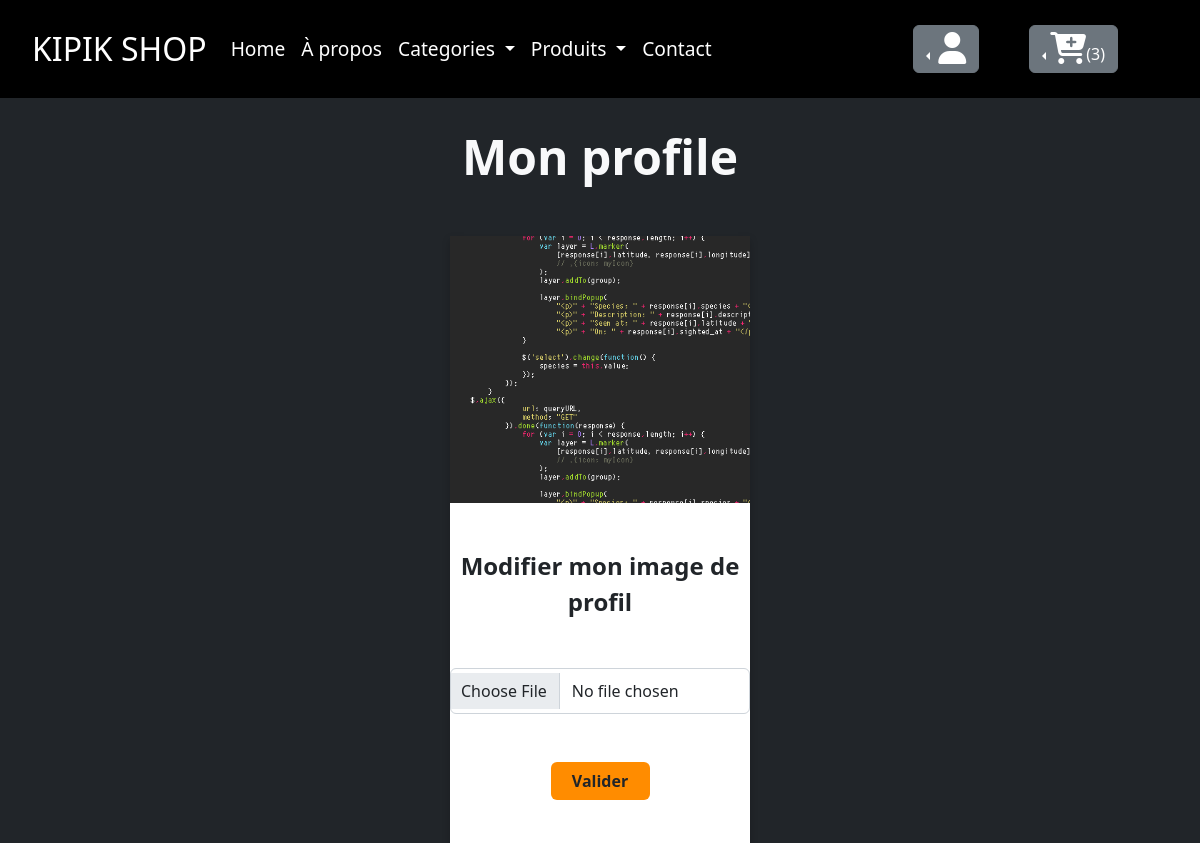
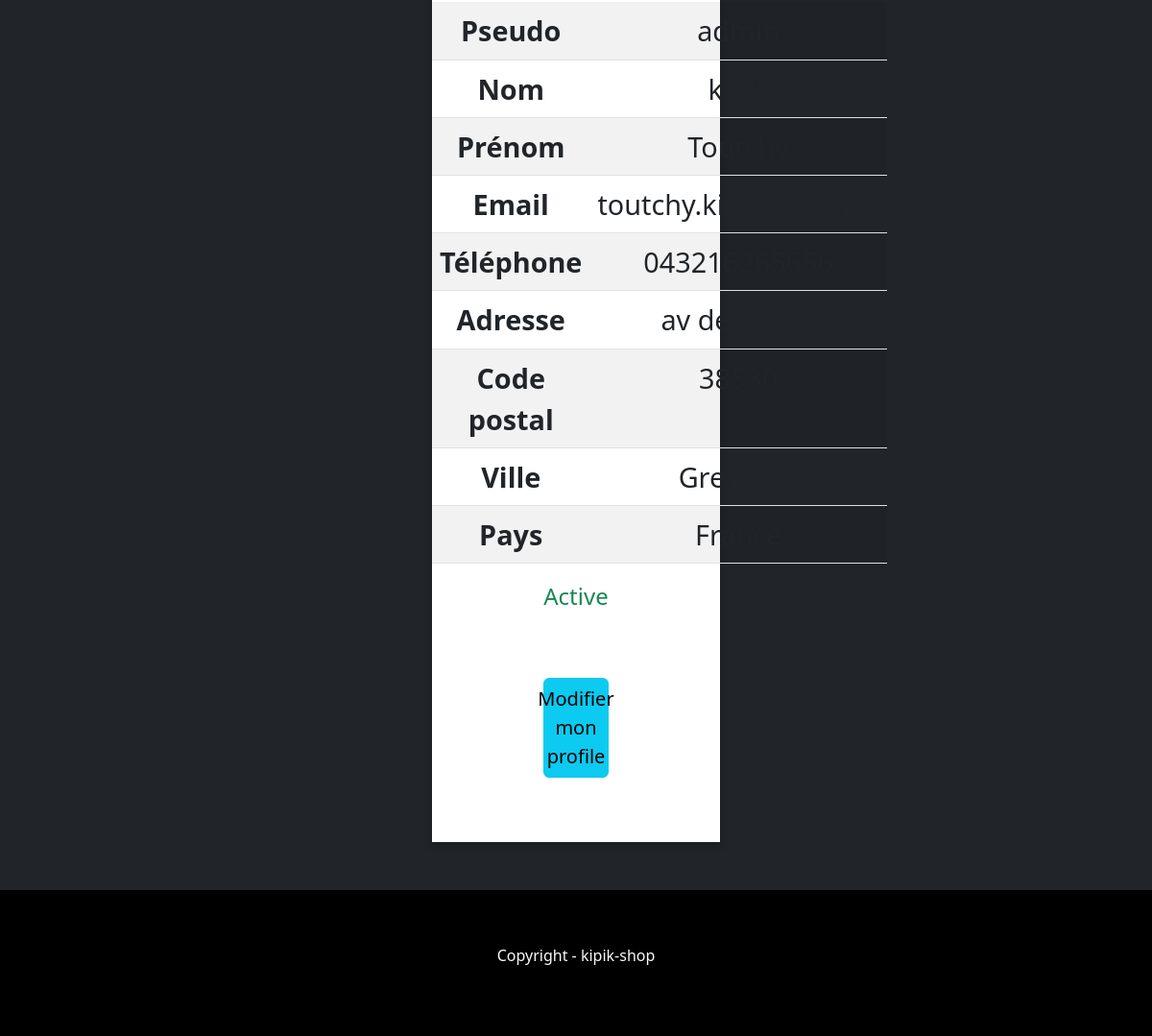
The page /profile (signed in) on the database its author committed (2 pictures, top to bottom).
### accounts/models.py (models this page shows, shortened)
class Customer(AbstractUser):
    pass

class Profile(models.Model):
    user = models.OneToOneField(Customer, on_delete=models.CASCADE)
    image_profile = models.ImageField(upload_to='prod/profile_img/', default='prod/profile_img/default.png',
                                      blank=True, null=True)
    phone = models.CharField(max_length=20, blank=True)
    address = models.CharField(max_length=100, blank=True)
    city = models.CharField(max_length=100, blank=True)
    zip_code = models.CharField(max_length=10, blank=True)
    state = models.CharField(max_length=100, blank=True)
    country = models.CharField(max_length=100, blank=True)
    class Meta:
        verbose_name_plural = 'Profiles'
        ordering = ('user',)

### shop/models.py (models this page shows, shortened)
class Cart(models.Model):
    user = models.OneToOneField(AUTH_USER_MODEL, on_delete=models.CASCADE, blank=True, null=True)
    orders = models.ManyToManyField(Order)
    ordered = models.BooleanField(default=False)
    '''
    def delete(self, *args, **kwargs):
        for order in self.orders.all():
            order.delete()
        super().delete(*args, **kwargs)
    '''

### accounts/views.py (the view)
# urls.py: path('profile', profile, name='profile'),
@login_required
def profile(request):
    user = request.user
    profile = get_object_or_404(Profile, user=user)
    context = {
        'profile': profile,
    }
    if request.method == "POST":
        image_profile = request.FILES.get("image_profile")
        profile.image_profile = image_profile
        profile.save()
        messages.success(request, 'Your profile has been updated successfully')
        return redirect('profile')
    return render(request, 'accounts/profile.html', context)

### accounts/templates/accounts/profile.html (shortened to what this page needs)
{% extends 'shop/base.html' %}
{% load static %}
{% block content %}
    <div>
        <h1 class="titre">Mon profile</h1>
    </div>
    <div class="card-profile text-dark">
        <img src="{{ user.profile.image_profile.url }}" alt="{{ profile.image_profile.name }}" style="width:100%">
        <form method="post" enctype="multipart/form-data" class="bg-light form-updt-img-profile">
            <label class="form-lbl mb-5" for="image_profile">Modifier mon image de profil</label>
            <input type="file" name="image_profile" id="image_profile" value="{{ profile.image_profile }}"
                   class="form-control mb-5 input-updt-img-profile"/>
            <input type="submit" value="Valider" class="btn btn-updt-img"/>
        </form>
        <div class="card-text-profile">
            <table class="table table-striped text-light">
                <tbody>
                <tr class="table-profile">
                    <th>Pseudo</th>
                    <td>{{ profile.user.username }}</td>
                </tr>
                <tr class="table-profile">
                    <th>Nom</th>
                    <td>{{ profile.user.last_name }}</td>
                </tr>
                <tr class="table-profile">
                    <th>Prénom</th>
                    <td>{{ profile.user.first_name }}</td>
                </tr>
                <tr class="table-profile">
                    <th>Email</th>
                    <td>{{ profile.user.email }}</td>
                </tr>
                <tr class="table-profile">
                    <th>Téléphone</th>
                    <td>{{ profile.phone }}</td>
                </tr>
                <tr class="table-profile">
                    <th>Adresse</th>
                    <td>{{ profile.address }}</td>
                </tr>
                <tr class="table-profile">
                    <th>Code postal</th>
                    <td>{{ profile.zip_code }}</td>
                </tr>
                <tr class="table-profile">
                    <th>Ville</th>
                    <td>{{ profile.city }}</td>
                </tr>
                <tr class="table-profile">
                    <th>Pays</th>
                    <td>{{ profile.country }}</td>
                </tr>
                </tbody>
            </table>
            {% if profile.user.is_active %}
                <p class="text-success">Active</p>
            {% else %}
                <p class="text-warning">Not active</p>
            {% endif %}
            <a class="btn updt-profile" href="{% url 'edit-profile' %}">
                <button class="btn updt-profile btn-info fs-5">Modifier mon profile</button>
            </a>
        </div>
    </div>
{% endblock %}

### shop/templates/shop/navbar.html (shortened to what this page needs)
{% load static %}
{% block navbar %}
    <nav class="navbar navbar-expand-lg navbar-dark text-light">
        <div class="container-fluid">
            <a class="navbar-brand" href="{% url 'home' %}">KIPIK SHOP</a>
            <div class="collapse navbar-collapse" id="navbarScroll">
                <ul class="navbar-nav me-auto my-2 my-lg-0 navbar-nav-scroll" style="--bs-scroll-height: 100px;">
                    <li class="nav-item">
                        <a class="nav-link active" aria-current="page" href="{% url 'home' %}">Home</a>
                    </li>
                    <li class="nav-item">
                        <a class="nav-link" href="#">À propos</a>
                    </li>
                    <li class="nav-item dropdown">
                        <a class="nav-link dropdown-toggle" href="#" role="button" data-bs-toggle="dropdown"
                           aria-expanded="false">
                            Categories
                        </a>
                    </li>
                    <li class="nav-item dropdown">
                        <a class="nav-link dropdown-toggle" href="#" role="button" data-bs-toggle="dropdown"
                           aria-expanded="false">
                            Produits
                        </a>
                    </li>
                    <li class="nav-item">
                        <a class="nav-link" href="{% url 'contact_form' %}">Contact</a>
                    </li>
                </ul>
                <div class="dropstart">
                    <li class="nav-item dropdown">
                        <a class="btn btn-secondary dropdown-toggle" href="#" role="button" data-bs-toggle="dropdown"
                           aria-expanded="false">
                            <i class="fa fa-2x fa-user"></i>
                        </a>
                    </li>
                </div>
                {% if user.cart.orders.count >= 1 %}
                    <div class="btn-group dropstart">
                        <button type="button" class="btn btn-secondary dropdown-toggle" data-bs-toggle="dropdown"
                                aria-expanded="false"><i
                                class="fa fa-2x fa-cart-plus"></i>({{ user.cart.orders.count }})
                        </button>
                    </div>
                {% endif %}
            </div>
        </div>
    </nav>
{% endblock %}

### static/build/css/style.css (style rules this page uses)
.bg-light { background-color: #fff !important; }
li { list-style: none; }
a { color: #fff !important; }
.titre { margin: 30px auto; font-size: 3em; font-weight: bold; text-align: center; }
label { font-size: 1.5em; }
.navbar { background: black !important; color: #fff !important; padding: 20px !important; width: 100%; }
.navbar-dark .navbar-brand { color: #fff; font-size: 2em !important; }
a { color: white !important; }
@media (min-width: 992px) { .dropstart { margin-right: 50px; } }
@media (min-width: 992px) { .navbar-expand-lg .navbar-nav { font-size: 1.2em; } }
.form-control { padding: 10px; }
.form-lbl { font-weight: bold; }
.updt-profile { justify-content: center; display: flex; margin: 30px auto; }
.card-profile { box-shadow: 0 4px 8px 0 rgba(0, 0, 0, 0.2); margin: 50px auto; text-align: center; display: flex; flex-direction: column; width: 25%; justify-content: center; }
.btn > .updt-profile { text-decoration: none; font-size: 22px; color: black; }
.form-updt-img-profile { background: #fff; padding: 45px 0; }
.card-text-profile { font-size: 1.5em; background: #fff !important; }
.btn-updt-img { background: darkorange; width: 33%; font-weight: bold; }
tr.table-profile { font-size: 0.8em; }
.table { font-size: 1.5em; text-align: center; }
button.btn { width: 25%; }

### static/scss/style.css (style rules this page uses)
.bg-light { background-color: #fff !important; }
li { list-style: none; }
a { color: #fff !important; }
.titre { margin: 30px auto; font-size: 3em; font-weight: bold; text-align: center; }
label { font-size: 1.5em; }
.navbar { background: black !important; color: #fff !important; padding: 20px !important; width: 100%; }
.navbar-dark .navbar-brand { color: #fff; font-size: 2em !important; }
a { color: white !important; }
@media (min-width: 992px) { .dropstart { margin-right: 50px; } }
@media (min-width: 992px) { .navbar-expand-lg .navbar-nav { font-size: 1.2em; } }
.form-control { padding: 10px; }
.form-lbl { font-weight: bold; }
.updt-profile { justify-content: center; display: flex; margin: 30px auto; }
.card-profile { box-shadow: 0 4px 8px 0 rgba(0, 0, 0, 0.2); margin: 50px auto; text-align: center; display: flex; flex-direction: column; width: 25%; justify-content: center; }
.btn > .updt-profile { text-decoration: none; font-size: 22px; color: black; }
.form-updt-img-profile { background: #fff; padding: 45px 0; }
.card-text-profile { font-size: 1.5em; background: #fff !important; }
.btn-updt-img { background: darkorange; width: 33%; font-weight: bold; }
tr.table-profile { font-size: 0.8em; }
.table { font-size: 1.5em; text-align: center; }
button.btn { width: 25%; }

### rows shown on the page
Customer: cart.orders.count "3", profile.image_profile (picture)
Profile: user.username "admin", user.last_name "kipik", user.first_name "Toutchy", user.email "toutchy.kipik@pm.me", phone "043216265656", address "av de la test", zip_code "38530", city "Grenoble", country "France"
